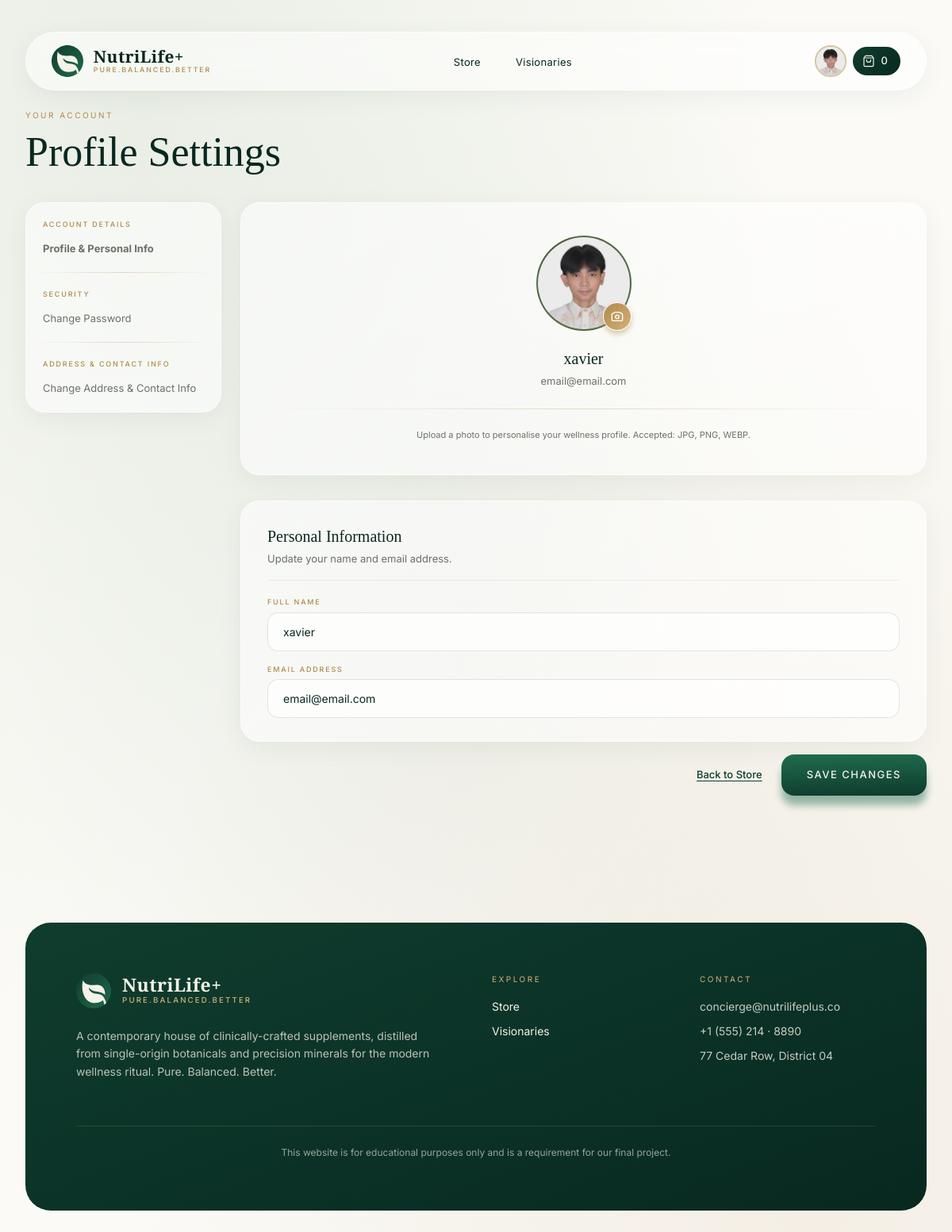
The page /user_ProfileSettings.php (signed in) on the database its author committed.
### tables this page shows
CREATE TABLE `users` (
  `id` int(6) UNSIGNED NOT NULL,
  `fullname` varchar(100) NOT NULL,
  `email` varchar(100) NOT NULL,
  `password` varchar(255) NOT NULL,
  `address` text NOT NULL,
  `contact` varchar(50) NOT NULL,
  `reg_date` timestamp NOT NULL DEFAULT current_timestamp(),
  `accesslevel` varchar(50) DEFAULT 'user',
  `status` varchar(50) DEFAULT 'active',
  `profile_picture` varchar(255) DEFAULT NULL
);

### user_ProfileSettings.php (the view, shortened to what this page needs)
<?php
include 'includes/config.php';
$user_id = $_SESSION['user_id'];
$query = "SELECT * FROM users WHERE id = '$user_id'";
$result = mysqli_query($conn, $query);
$user = mysqli_fetch_assoc($result);
include 'includes/header.php';
$initials = '?';
if (!empty($user['fullname'])) {
    $words = explode(' ', trim($user['fullname']));
    $initials = strtoupper(substr($words[0], 0, 1));
    if (count($words) > 1) {
        $initials .= strtoupper(substr($words[1], 0, 1));
    } else {
        $initials .= strtoupper(substr($words[0], 1, 1));
    }
}
?>
<div class="px-4 md:px-8">
    <div class="mx-auto mt-6" style="max-width: 1440px;">
        <div>
            <p
                style="font-family: var(--font-sans); font-size: 10px; font-weight: 400; letter-spacing: 2.5px; text-transform: uppercase; color: #b08a4a;">
                Your Account
            </p>
            <h1
                style="font-family: var(--font-serif); font-size: 52px; font-weight: 500; line-height: 62px; color: #082820; margin-top: 8px;">
                Profile Settings
            </h1>
        </div>
        <form method="POST" action="" enctype="multipart/form-data">
            <div class="mt-8 flex items-start gap-6">
                <?php include 'includes/settings_sidebar.php'; ?>
                <div class="flex-1 min-w-0 flex flex-col gap-4">
                    <div class="flex flex-col items-center"
                        style="background: rgba(255,255,255,0.55); border: 1.111px solid rgba(255,255,255,0.6); box-shadow: 0 8px 32px rgba(15,61,46,0.06); border-radius: 24px; padding: 41px 25px; margin-bottom: 16px;">
                        <div class="relative">
                            <div class="flex items-center justify-center overflow-hidden"
                                style="width: 120px; height: 120px; border-radius: 50%; background: linear-gradient(135deg, #0f3d2e, #1f6a4d); border: 2.222px solid rgba(176,138,74,0.4);">
                                <?php if (!empty($user['profile_picture'])): ?>
                                    <img src="<?= htmlspecialchars($user['profile_picture']) ?>" alt="Profile Picture"
                                        style="width: 100%; height: 100%; object-fit: cover;"
                                        onerror="this.outerHTML='<span style=\'font-family: var(--font-serif); font-size: 36px; font-weight: 600; color: #f5f2e8;\'><?= htmlspecialchars($initials) ?></span>'">
                                <?php endif; ?>
                            </div>
                            <button type="button" onclick="document.getElementById('profile_pic_input').click()"
                                class="absolute flex items-center justify-center transition-transform hover:scale-110"
                                style="width: 36px; height: 36px; border-radius: 50%; background: linear-gradient(135deg, #b08a4a, #d4b078); box-shadow: 0 4px 6px rgba(176,138,74,0.45); border: 1.111px solid white; bottom: 0; right: 0;">
                            </button>
                        </div>
                        <p class="mt-5"
                            style="font-family: var(--font-serif); font-size: 20px; font-weight: 500; color: #082820; text-align: center;">
                            <?= htmlspecialchars($user['fullname']) ?>
                        </p>
                        <p class="mt-1"
                            style="font-family: var(--font-sans); font-size: 13px; font-weight: 400; color: #6b7268; text-align: center;">
                            <?= htmlspecialchars($user['email']) ?>
                        </p>
                        <div class="my-6 w-full"
                            style="height: 1px; background: linear-gradient(to right, transparent, rgba(176,138,74,0.3), transparent);">
                        </div>
                        <p
                            style="font-family: var(--font-sans); font-size: 11px; font-weight: 400; color: #6b7268; text-align: center; line-height: 17px;">
                            Upload a photo to personalise your wellness profile. Accepted: JPG, PNG, WEBP.
                        </p>
                    </div>
                    <div
                        style="background: rgba(255,255,255,0.55); border: 1.111px solid rgba(255,255,255,0.6); box-shadow: 0 8px 32px rgba(15,61,46,0.06); border-radius: 24px; padding: 29px 33px;">
                        <div
                            style="border-bottom: 1.111px solid rgba(15,61,46,0.07); padding-bottom: 17px; margin-bottom: 20px;">
                            <p
                                style="font-family: var(--font-serif); font-size: 20px; font-weight: 500; color: #082820;">
                                Personal Information</p>
                            <p
                                style="font-family: var(--font-sans); font-size: 13px; font-weight: 400; color: #6b7268; margin-top: 4px;">
                                Update your name and email address.
                            </p>
                        </div>
                        <div class="flex flex-col gap-4">
                            <div class="flex flex-col items-start w-full">
                                <p
                                    style="font-family: var(--font-sans); font-size: 9px; font-weight: 500; letter-spacing: 1.8px; text-transform: uppercase; color: #b08a4a; margin-bottom: 6px;">
                                    Full Name
                                </p>
                                <div class="relative w-full" style="height: 49px;">
                                    <input type="text" name="fullname"
                                        value="<?= htmlspecialchars($user['fullname']) ?>" required
                                        class="absolute inset-0 w-full outline-none focus:border-[#1f6a4d]"
                                        style="background: rgba(255,255,255,0.7); border: 1.111px solid rgba(15,61,46,0.12); border-radius: 14px; padding: 14px 19px; font-family: var(--font-sans); font-size: 14px; font-weight: 400; color: #082820; transition: border-color 0.15s, box-shadow 0.15s;"
                                        onfocus="this.style.borderColor='#1f6a4d'; this.style.boxShadow='0 0 0 3px rgba(31,106,77,0.1)'"
                                        onblur="this.style.borderColor='rgba(15,61,46,0.12)'; this.style.boxShadow='none'">
                                </div>
                            </div>
                            <div class="flex flex-col items-start w-full">
                                <p
                                    style="font-family: var(--font-sans); font-size: 9px; font-weight: 500; letter-spacing: 1.8px; text-transform: uppercase; color: #b08a4a; margin-bottom: 6px;">
                                    Email Address
                                </p>
                                <div class="relative w-full" style="height: 49px;">
                                    <input type="email" name="email" value="<?= htmlspecialchars($user['email']) ?>"
                                        required class="absolute inset-0 w-full outline-none focus:border-[#1f6a4d]"
                                        style="background: rgba(255,255,255,0.7); border: 1.111px solid rgba(15,61,46,0.12); border-radius: 14px; padding: 14px 19px; font-family: var(--font-sans); font-size: 14px; font-weight: 400; color: #082820; transition: border-color 0.15s, box-shadow 0.15s;"
                                        onfocus="this.style.borderColor='#1f6a4d'; this.style.boxShadow='0 0 0 3px rgba(31,106,77,0.1)'"
                                        onblur="this.style.borderColor='rgba(15,61,46,0.12)'; this.style.boxShadow='none'">
                                </div>
                            </div>
                        </div>
                    </div>
                </div>
            </div>
            <div class="mt-4 flex items-center justify-end gap-6" style="padding-left: 271px;">
                <a href="index.php"
                    style="font-family: var(--font-sans); font-size: 13px; font-weight: 500; color: #0f3d2e; text-decoration: underline; text-underline-offset: 3px;">
                    Back to Store
                </a>
                <button type="submit" class="transition-transform hover:-translate-y-0.5"
                    style="background-image: linear-gradient(178.231deg, rgb(31,106,77) 4.35%, rgb(15,61,46) 95.65%); box-shadow: 0 12px 10px rgba(31,106,77,0.45); border-radius: 16px; padding: 16px 32px; font-family: var(--font-sans); font-size: 13px; font-weight: 500; letter-spacing: 1.5px; color: #f5f2e8; border: none; cursor: pointer;">
                    SAVE CHANGES
                </button>
            </div>
        </form>
        <div class="h-16"></div>
    </div>
</div>
<?php include 'includes/footer.php'; ?>

### includes/header.php (style rules this page uses)
:root { --font-size: 16px; --font-serif: 'Playfair Display', ui-serif, Georgia, serif; --font-sans: 'Inter', ui-sans-serif, system-ui, sans-serif; --background: #fbfaf6; --foreground: #1a201c; --primary: #0f3d2e; --primary-foreground: #f5f2e8; --secondary: #ecebe2; --secondary-foreground: #0f3d2e; --muted: #f1efe6; --muted-foreground: #6b7268; --accent: #b08a4a; --accent-foreground: #ffffff; --emerald: #0f3d2e; --emerald-deep: #082820; --emerald-glow: #1f6a4d; --sage: #9ab89a; --bronze: #b08a4a; --bronze-light: #d4b078; --cream: #f5f2e8; --taupe: #e6e0d0; --charcoal: #1a201c; --destructive: #d4183d; }
body { background-color: var(--background); color: var(--foreground); font-family: var(--font-sans); background-image: radial-gradient(ellipse at 15% 10%, rgba(154, 184, 154, 0.18), transparent 55%), radial-gradient(ellipse at 85% 90%, rgba(176, 138, 74, 0.10), transparent 60%), radial-gradient(ellipse at 50% 50%, rgba(15, 61, 46, 0.04), transparent 70%); background-attachment: fixed; }

### rows shown on the page
users: profile_picture (picture), fullname "xavier", email "email@email.com"

### other values the page prints
$section['category'] "ACCOUNT DETAILS"
$item['label'] "Profile & Personal Info"
$section['category'] "SECURITY"
$item['label'] "Change Password"
$section['category'] "ADDRESS & CONTACT INFO"
$item['label'] "Change Address & Contact Info"
